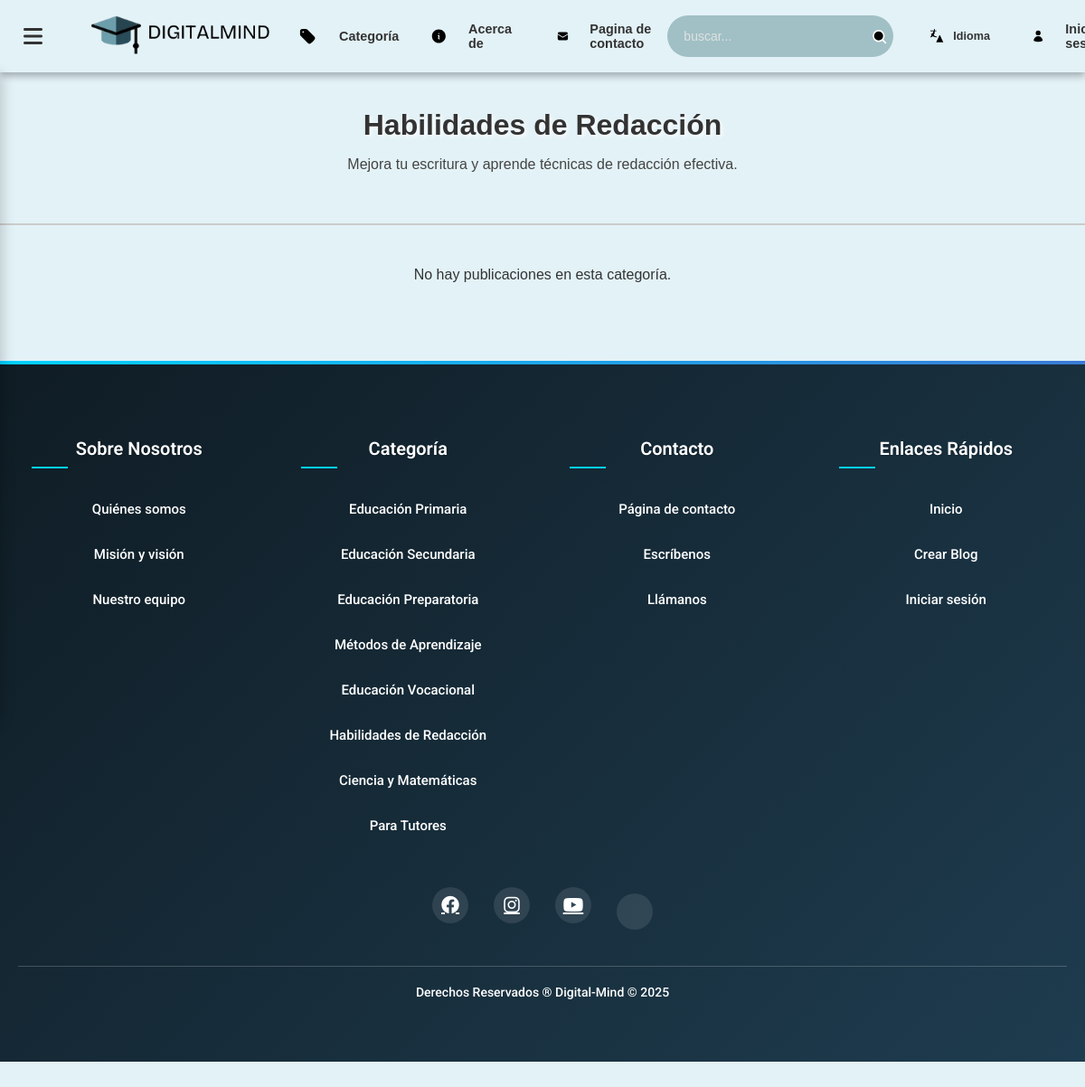
/PHP/categoria.php?id=10, run on an earlier commit of the app's database.
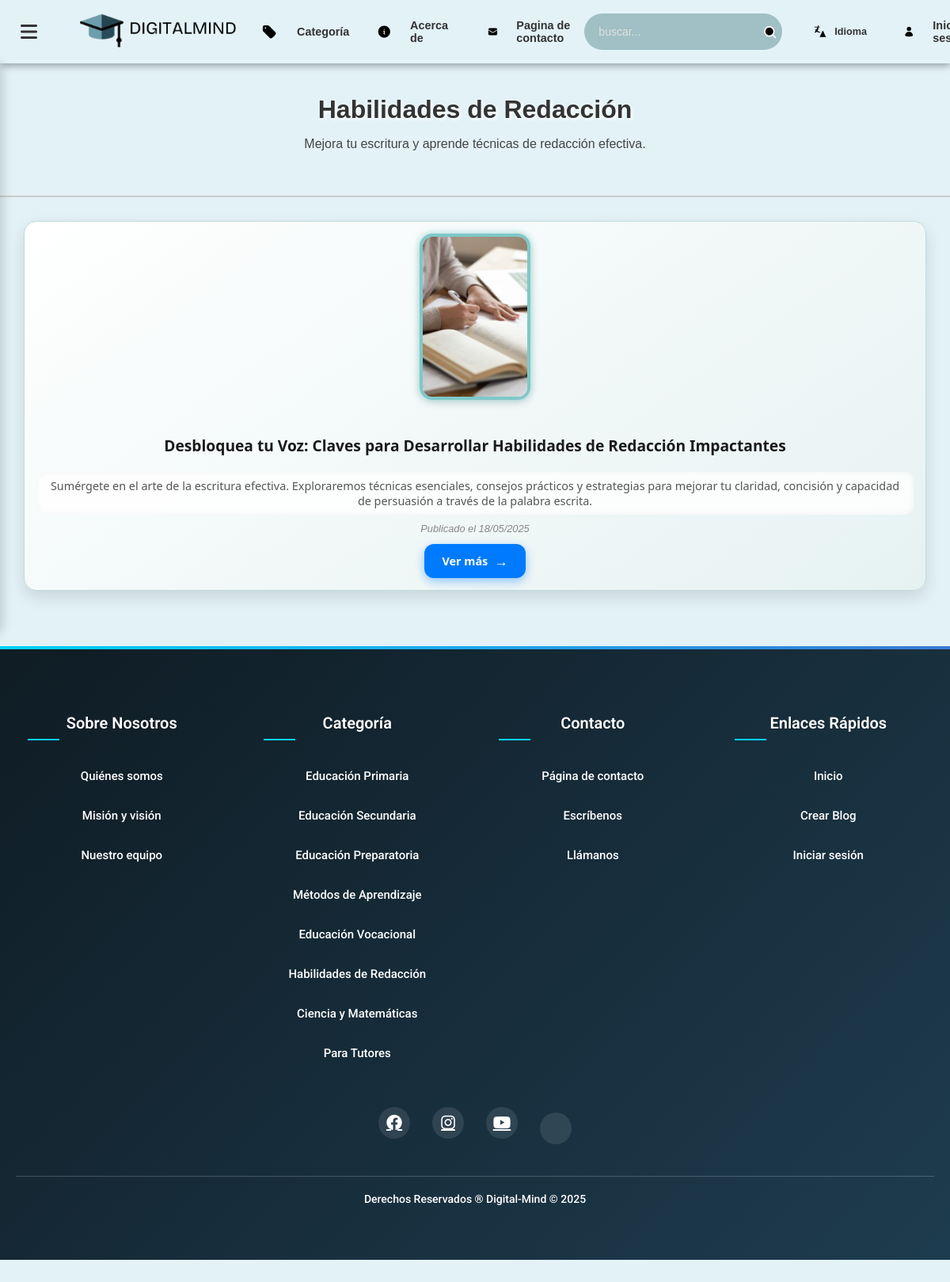
And on a later commit of the database.
### tables this page shows
CREATE TABLE `publicaciones_2` (
  `id` int(11) NOT NULL,
  `titular` varchar(255) NOT NULL,
  `fecha` date NOT NULL,
  `descripcion_corta` varchar(255) NOT NULL,
  `contenido` text NOT NULL,
  `referencia` varchar(255) NOT NULL,
  `imagen` varchar(255) DEFAULT NULL COMMENT 'Ruta/nombre del archivo de imagen',
  `categoria` varchar(50) NOT NULL,
  `fecha_creacion` timestamp NOT NULL DEFAULT current_timestamp(),
  `total_ratings` int(11) DEFAULT 0,
  `rating_count` int(11) DEFAULT 0,
  `mensaje` varchar(255) NOT NULL,
  `estado` enum('publicado','archivado') DEFAULT 'publicado',
  `categoria_id` int(11) DEFAULT NULL
);

### PHP/dashboard.php (the view, shortened to what this page needs)
<link rel="stylesheet" href="https://cdnjs.cloudflare.com/ajax/libs/font-awesome/6.4.0/css/all.min.css">

### PHP/categoria.php (shortened to what this page needs)
<?php
include 'blog_db.php';
include 'header.php';
include 'dashboard.php';
$categoria_id = isset($_GET['id']) ? intval($_GET['id']) : 0;
$sql_cat = "SELECT nombre, descripcion_corta, imagen FROM categoria WHERE id = $categoria_id";
$res_cat = $conn->query($sql_cat);
$row_cat = $res_cat->fetch_assoc();
$descripcionCategoria = $row_cat['descripcion_corta'];
$tituloCategoria = $row_cat['nombre'];
$sql = "SELECT * FROM publicaciones_2 WHERE categoria_id = $categoria_id AND estado = 'publicado' ORDER BY fecha DESC";
$resultado = $conn->query($sql);
?>
<!DOCTYPE html>
<html lang="es">
<head>
  <link rel="stylesheet" href="../css/style.css">
</head>
<body>
  <div class="categoria-banner">
    <h1><?php echo $tituloCategoria; ?></h1>
    <?php if (!empty($descripcionCategoria)): ?>
      <p style="color:#444;"><?= htmlspecialchars($descripcionCategoria) ?></p>
    <?php endif; ?>
  </div>
  <div class="categoria-content">
    <?php if ($resultado->num_rows > 0): ?>
        <?php while ($fila = $resultado->fetch_assoc()): ?>
          <div class="blog-card">
            <?php if (!empty($fila['imagen'])): ?>
              <img src="IMG/<?php echo htmlspecialchars($fila['imagen']); ?>" alt="Imagen del post">
            <?php endif; ?>
            <h2><?php echo htmlspecialchars($fila['titular']); ?></h2>
            <p><?php echo htmlspecialchars($fila['descripcion_corta']); ?></p>
            <div class="fecha">Publicado el <?php echo date('d/m/Y', strtotime($fila['fecha'])); ?></div>
            <a class="ver-mas" href="post_completo.php?id=<?php echo $fila['id']; ?>">Ver más</a>
          </div>
        <?php endwhile; ?>
    <?php else: ?>
        <p style="text-align:center;">No hay publicaciones en esta categoría.</p>
    <?php endif; ?>
  </div>
</body>
</html>
<?php
include 'footer.php';
?>

What changed in the data, as far as the page shows it:
now on this page (row edited): publicaciones_2: imagen (picture), titular "Desbloquea tu Voz: Claves para Desarrollar Habilidades de Redacción Impactantes", descripcion_corta "Sumérgete en el arte de la escritura efectiva. Exploraremos técnicas esenciales, consejos prácticos y estrategias para mejorar tu claridad, concisión y capacidad de persuasión a través de la palabra escrita.", fecha "18/05/2025"
Also different on the page:
text no longer shown: "No hay publicaciones en esta categoría."
